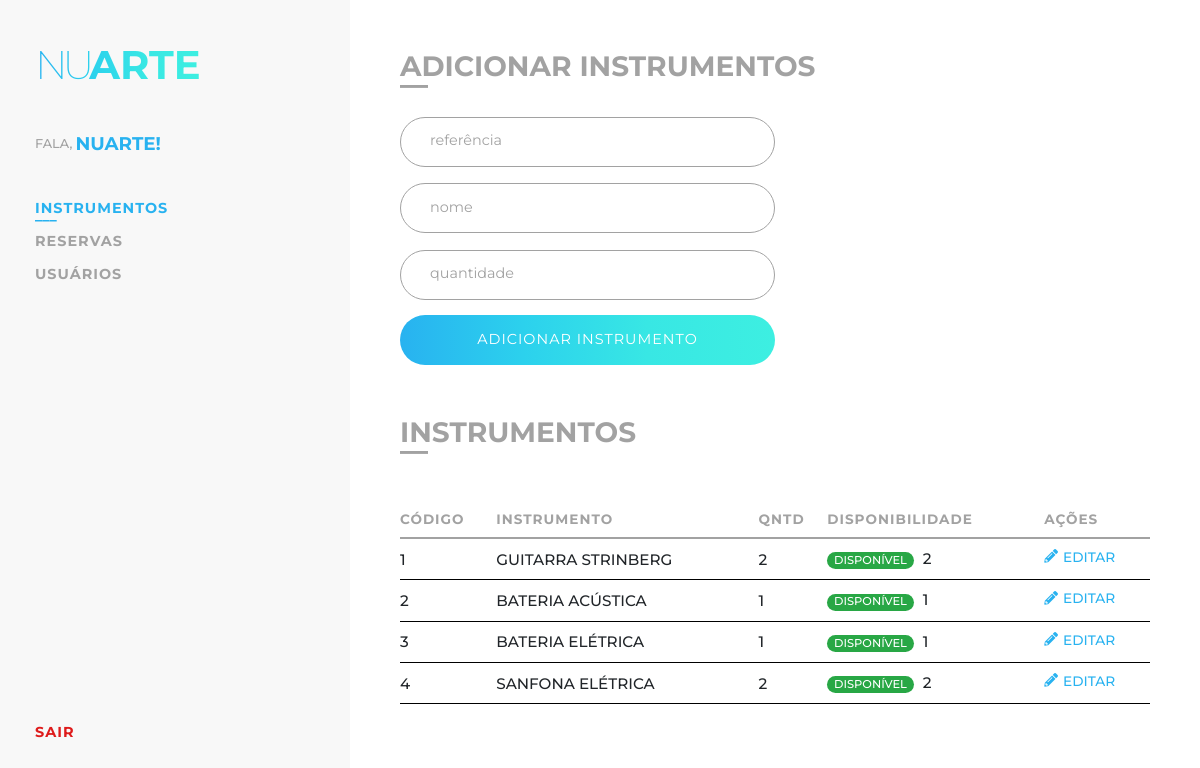
The app's page /painel (signed in) with its own data.
### tables this page shows
create table instruments
(
	reference int not null primary key,
    name varchar(255) not null,
    quantity int not null
);

### php/controllers/instrument.php (called while the page is built)
<?php
function getInstruments($conn) {
    $sql = "SELECT * FROM instruments";
    $stmt = $conn->prepare($sql);
    $stmt->execute();
    $stmt->setFetchMode(PDO::FETCH_ASSOC);
    return $stmt->fetchAll();
}
?>

### php/controllers/reservation.php (called while the page is built, shortened)
<?php
function getInstrumentReservations($conn, $instrument) {
    $sql = "SELECT count(*) as 'reserves' FROM reservations WHERE instrument = ".$instrument['reference'];
    $stmt = $conn->prepare($sql);
    $stmt->execute();
    $stmt->setFetchMode(PDO::FETCH_ASSOC);
    return $stmt->fetch();
}
?>

### painel/index.php (the view, shortened to what this page needs)
<?php
require_once '../php/config/database.php';
require_once '../php/controllers/instrument.php';
require_once '../php/controllers/reservation.php';
$instruments = getInstruments($conn);
?>
<html>
    <head>
        <link rel="stylesheet" href="https://stackpath.bootstrapcdn.com/bootstrap/4.1.3/css/bootstrap.min.css">
        <link rel="stylesheet" href="https://use.fontawesome.com/releases/v5.2.0/css/all.css">
        <link type="text/css" rel="stylesheet" href="../css/styles.css">
    </head>
    <body id="admin" <?php if(!isset($_SESSION['admin'])) echo 'class="login"'; ?>">
        <?php if(!isset($_SESSION['admin'])) { session_destroy(); ?>
        <section id="admin-login">
            <span class="logo small"></span>
            <form id="login-form" action="../php/operations/login-admin.php" method="post">
                <div class="form-group">
                    <input type="text" name="user" id="user" placeholder=" ">
                    <label for="user" class="gray regular">usuário</label>
                </div>
                <div class="form-group">
                    <input type="password" name="password" id="password" placeholder=" ">
                    <label for="password" class="gray regular">senha</label>
                </div>
                <button type="submit" name="login">entrar</button>
            </form>
        </section>
        <?php
        } else {
            $admin = $_SESSION['admin'];
        ?>
        <div id="sidebar">
            <span class="logo small"></span>
            <div id="hello"><span class="uppercase gray small medium">Fala, </span><span class="blue uppercase bold"><?php echo explode(' ', $admin['user'])[0];?>!</span></div>
            <nav>
                <ul id="menu">
                    <li><a class="bold gray uppercase active" href="#instruments">instrumentos</a></li>
                    <li><a class="bold gray uppercase" href="#reservations">reservas</a></li>
                    <li><a class="bold gray uppercase" href="#students">usuários</a></li>
                </ul>
                <ul id="exit">
                    <li><a class="bold red uppercase" href="../php/operations/logout.php">Sair</a></li>
                </ul>
            </nav>
        </div>
        <section id="instruments" class="user-page active">
            <div class="top">
                <h3 class="bold gray uppercase">Adicionar instrumentos</h3>
            </div>
            <div id="instruments-form">
                <form action="../php/operations/add-instrument.php" method="post">
                    <div class="form-group">
                        <input type="number" name="reference" id="instrument-reference" placeholder=" ">
                        <label for="instrument-reference" class="gray regular">referência</label>
                    </div>
                    <div class="form-group">
                        <input type="text" name="name" id="instrument-name" placeholder=" ">
                        <label for="instrument-name" class="gray regular">nome</label>
                    </div>
                    <div class="form-group">
                        <input type="number" name="quantity" id="instrument-quantity" placeholder=" ">
                        <label for="instrument-quantity" class="gray regular">quantidade</label>
                    </div>
                    <button type="submit" name="add">adicionar instrumento</button>
                </form>
            </div>
            <div class="top">
                <h3 class="bold gray uppercase">instrumentos</h3>
            </div>
            <div id="instruments-container">
                <table class="uppercase">
                    <thead>
                        <tr class="bold gray">
                            <td>Código</td>
                            <td>Instrumento</td>
                            <td>Qntd</td>
                            <td>Disponibilidade</td>
                            <td>Ações</td>
                        </tr>
                    </thead>
                    <tbody>
                    <?php
                        foreach($instruments as $instrument) {
                            $instrumentReservations = getInstrumentReservations($conn, $instrument);
                            $left = $instrument['quantity'] - $instrumentReservations['reserves'];
                    ?>
                        <tr class="medium">
                            <td><?php echo $instrument['reference']; ?></td>
                            <td is-editable="true"><?php echo $instrument['name']; ?></td>
                            <td is-editable="true"><?php echo $instrument['quantity']; ?></td>
                            <td>
                            <?php if($left > 0) { ?>
                                <span class="badge badge-pill badge-success medium">disponível</span> <?php echo $left; ?>
                            <?php } else { ?>
                                <span class="badge badge-pill badge-danger medium">indisponível</span>
                            <?php } ?>
                            </td>
                            <td class="blue pointer"><span class="fas fa-pencil-alt"></span> editar</td>
                        </tr>
                    <?php
                        }
                    ?>
                    </tbody>
                </table>
            </div>
        </section>
        <?php } ?>
    </body>
</html>

### css/styles.css (style rules this page uses)
* { font-family: 'Montserrat'; }
#sidebar { display: flex; width: 350px; min-height: 100vh; padding: 35px 35px; background-color: #F8F8F8; flex-direction: column; align-items: flex-start; }
#sidebar #hello { margin: 35px 0; display: flex; flex-direction: row; align-items: center; }
#sidebar #hello span { cursor: default; }
#sidebar #hello span:nth-child(2) { margin: 0 0 0 3px; font-size: 1.15em; }
#sidebar nav { display: flex; flex-direction: column; align-items: flex-start; }
#sidebar nav ul { list-style: none; display: flex; flex-direction: column; align-items: flex-start; padding: 0; }
#sidebar nav ul li { padding: 5.5px 0; }
#sidebar nav ul li a, #sidebar nav ul li a:link { display: flex; flex-direction: column; letter-spacing: 1px; text-decoration: none; font-size: 0.9em; transition: 100ms ease-in; }
#sidebar nav #menu li a:hover, #sidebar nav ul li a.active { color: #28B2F0; transition: 100ms ease-in; }
#sidebar nav ul li a:hover::after, #sidebar nav ul li a.active::after { content: "___"; margin: -15px 0 -6px 0; letter-spacing: 0px; font-weight: 800; animation: fadeIn 100ms ease-in; }
#sidebar nav { display: flex; flex: 1; flex-direction: column; justify-content: space-between; }
body#user, body#admin { display: flex; }
section.user-page.active { display: flex; }
section.user-page { flex: 1; display: none; flex-direction: column; align-items: flex-start; padding: 50px; }
section.user-page .top { display: flex; flex-direction: row; align-items: center; justify-content: space-between; width: 80%; }
section.user-page .top h3 { display: flex; flex-direction: column; }
section.user-page .top h3::after { content: "__"; margin: -25px 0 0 0; letter-spacing: 0px; font-weight: 800; }
#instruments-container, #reservations-container, #students-container { margin: 35px 0 0 0; width: 100%; }
#instruments-container table tbody tr td:last-child { display: flex; flex-direction: row; align-items: center; justify-content: flex-start; }
#instruments-container table tbody tr td span { margin: 0 5px 0 0; }
body#admin #instruments-container table tbody tr td:last-child { font-size: 0.9em; }
body#admin .top:nth-child(3) { margin: 35px 0 0 0; }
#instruments-form { width: 50%; }
.form-group { display: flex; flex-direction: column-reverse; margin: -5px 0; }
label { position: relative; width: fit-content; margin: 0 25px; font-size: 0.9em; padding: 0 5px; cursor: text; transition: 300ms cubic-bezier(.35,.37,.16,.99); }
input:focus ~ label, input:not(:placeholder-shown) ~ label { top: 10px; font-size: 0.85em; color: #28B2F0; background-color: white; transition: 300ms cubic-bezier(.35,.37,.16,.99); }
input, select { width: 100%; height: 50px; padding: 10px 25px; border: 1px solid #A2A2A2; border-radius: 30px; transition: 300ms cubic-bezier(.35,.37,.16,.99); }
input:focus, input:not(:placeholder-shown) { outline: none; border-color: #28B2F0; transition: 300ms cubic-bezier(.35,.37,.16,.99); }
button { display: flex; flex-direction: column; justify-content: center; align-items: center; width: 100%; height: 50px; margin: 20px 0 0 0; text-transform: uppercase; text-decoration: none; letter-spacing: 1px; color: white; font-size: 0.9em; border-radius: 60px; border: none; cursor: pointer; transition: 200ms ease-in; background: -webkit-linear-gradient(0deg, #28B2F0 0%,#2CD1ED 33%,#38E7E4 66%,#3DEFE1 100%); }
a:link { text-decoration: none; }
table { width: 100%; }
table thead tr { border-bottom: 2px solid #A2A2A2; }
table thead tr td { font-size: 0.85em; letter-spacing: 1px; padding: 10px 0; }
table tbody { font-size: 0.95em; }
table tbody tr { border-bottom: 1px solid black; transition: 100ms ease-in; }
table tbody tr td { padding: 10px 0; }
.logo { text-align: center; font-size: 3.5em; letter-spacing: -5px; z-index: 2; background: -webkit-linear-gradient(0deg, #28B2F0 0%,#2CD1ED 33%,#38E7E4 66%,#3DEFE1 100%); -webkit-text-fill-color: transparent; -webkit-background-clip: text; background-clip: text; }
.logo::before { content: 'nu'; text-transform: uppercase; font-weight: 200; }
.logo::after { content: 'arte'; text-transform: uppercase; font-weight: 700; letter-spacing: 0px; }
.logo.small { font-size: 2.5em; }
.uppercase { text-transform: uppercase; }
.pointer { cursor: pointer; }
.blue { color: #28B2F0; }
.gray { color: #A2A2A2; }
.red { color: #DE1B1B; }
.regular { font-weight: 400; }
.medium { font-weight: 500; }
.bold { font-weight: 700; }

### records on screen
instruments: reference "1", name "GUITARRA STRINBERG", quantity "2"
instruments: reference "2", name "BATERIA ACÚSTICA", quantity "1"
instruments: reference "3", name "BATERIA ELÉTRICA", quantity "1"
instruments: reference "4", name "SANFONA ELÉTRICA", quantity "2"

### other values on screen
explode(' ', $admin['user'])[0] "NUARTE"
